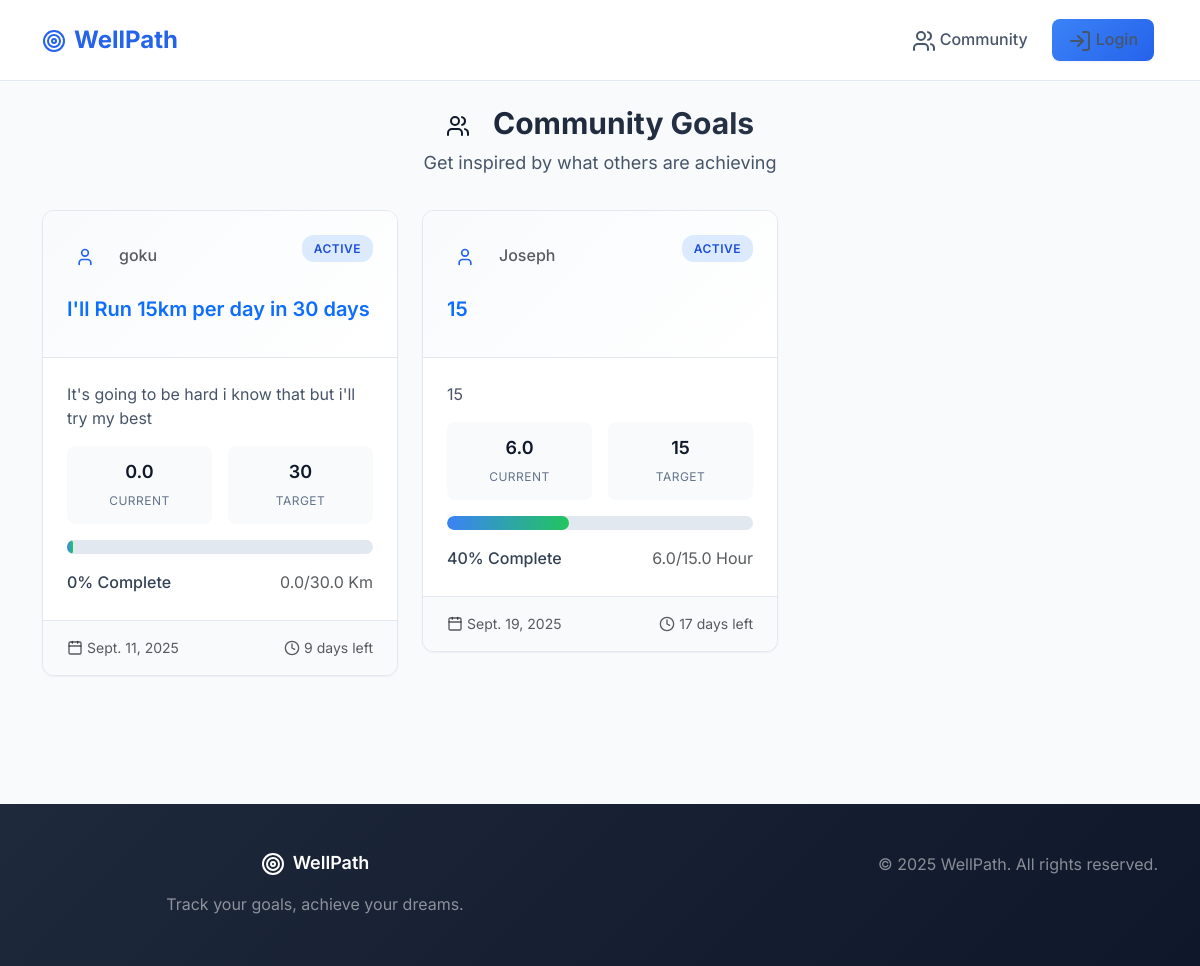
/feed/, run on the app's committed database.
### goals/models.py (models this page shows, shortened)
class Unit(models.Model):
    order = models.PositiveIntegerField(default=0)
    name = models.CharField(max_length=20)  # km, kg, ml, days
    class Meta:
        ordering = ['order']

class User(AbstractUser):
    pass

class Goal(models.Model):
    user = models.ForeignKey(User, on_delete=models.CASCADE)
    title = models.CharField(max_length=100)
    description = models.TextField(blank=True)
    category = models.ForeignKey(
        Category,
        on_delete=models.CASCADE,
        blank=True,
        null=True,
        related_name="goals"
    )
    unit = models.ForeignKey(
        Unit,
        on_delete=models.CASCADE,
        null=True,
        blank=True,
        related_name="goals"
    )
    target_value = models.FloatField()
    current_value = models.FloatField(default=0)
    deadline = models.DateField(null=True, blank=True)
    is_public = models.BooleanField(default=True)
    created_at = models.DateTimeField(auto_now_add=True)
    finished_at = models.DateTimeField(null=True, blank=True)
    def get_current_value(self):
        return sum(p.value for p in self.progresses.all())
    def is_completed(self):
        return self.get_current_value() >= self.target_value
    def is_overdue(self):
        return self.deadline is not None and self.deadline < now().date() and not self.is_completed()

### goals/views.py (the view)
# urls.py: path("feed/", views.feed, name="feed"),
def feed(request):
    all_goals = Goal.objects.filter(is_public=True).order_by("-created_at")
    goals = [g for g in all_goals if not g.is_completed() and not g.is_overdue()]
    feed_goals = []
    today = now().date()
    for goal in goals:
        total_progress = goal.get_current_value()
        if goal.target_value > 0:
            progress_percent = min(100, (total_progress / goal.target_value) * 100)
        else:
            progress_percent = 0
        if goal.deadline and today <= goal.deadline:
            days_remaining = (goal.deadline - today).days + 1
        else:
            days_remaining = 0
        feed_goals.append({
            "id": goal.id,
            "title": goal.title,
            "description": goal.description,
            "unit": goal.unit,
            "target_value": goal.target_value,
            "deadline": goal.deadline,
            "days_remaining": days_remaining,
            "total_progress": total_progress,
            "progress_percent": progress_percent,
            "current_value": getattr(goal, "current_value", 0),
            "user": goal.user,
            "finished_at": goal.finished_at,
        })
    return render(request, "goals/feed.html", {"goals": feed_goals})

### goals/templates/goals/feed.html
{% extends 'goals/base.html' %}
{% block content %}
<div class="container">
    <div class="page-header">
        <h1 class="page-title">
            <i data-lucide="users" class="me-3"></i>
            Community Goals
        </h1>
        <p class="page-subtitle">Get inspired by what others are achieving</p>
    </div>
    <div class="row">
        {% include 'goals/_goal_card.html' with goals=goals show_progress_form=False %}
    </div>
</div>
{% endblock %}

### goals/templates/goals/_goal_card.html (shortened to what this page needs)
{% for goal in goals %}
  <div class="col-lg-6 col-xl-4 mb-4">
    <div class="goal-card">
      <div class="goal-card-header">
        <div class="d-flex justify-content-between align-items-start mb-3">
          <div class="d-flex align-items-center">
            <div class="bg-primary-100 rounded-circle p-2 me-3">
              <i data-lucide="user" style="width: 20px; height: 20px; color: var(--primary-600);"></i>
            </div>
            <span class="fw-medium text-muted">{{ goal.user.username }}</span>
          </div>
          <span class="status-badge status-{% if goal.progress_percent >= 100 %}completed{% elif goal.days_remaining <= 0 %}overdue{% else %}active{% endif %}">
            {% if goal.progress_percent >= 100 %}Completed{% elif goal.days_remaining <= 0 %}Overdue{% else %}Active{% endif %}
          </span>
        </div>
        <div class="goal-title">
          <a href="{% if user.is_authenticated %}
                      {% url 'goal_detail' goal.id %}
                  {% else %}
                      {% url 'login' %}?next={% url 'goal_detail' goal.id %}
                  {% endif %}" class="text-decoration-none">
            {{ goal.title }}
          </a>
        </div>
      </div>
      <div class="goal-card-body">
        <p class="goal-description">{{ goal.description|truncatewords:15 }}</p>
        <div class="goal-stats">
          <div class="goal-stat">
            <span class="goal-stat-value">{{ goal.total_progress|floatformat:1 }}</span>
            <span class="goal-stat-label">Current</span>
          </div>
          <div class="goal-stat">
            <span class="goal-stat-value">{{ goal.target_value|floatformat:0 }}</span>
            <span class="goal-stat-label">Target</span>
          </div>
        </div>
        <div class="modern-progress">
          <div class="modern-progress-bar"
               style="width: {% if goal.progress_percent > 0 %}{{ goal.progress_percent|floatformat:0 }}{% else %}2{% endif %}%;"></div>
        </div>
        <div class="d-flex justify-content-between align-items-center text-sm">
          <span class="fw-medium">{{ goal.progress_percent|floatformat:0 }}% Complete</span>
          <span class="text-muted">{{ goal.total_progress|floatformat:1 }}/{{ goal.target_value }} {{ goal.unit.name }}</span>
        </div>
      </div>
      <div class="goal-card-footer">
        <div class="d-flex align-items-center text-muted">
          <i data-lucide="calendar" class="me-1" style="width: 16px; height: 16px;"></i>
          <small>{{ goal.deadline|default:"No deadline" }}</small>
        </div>
        {% if not goal.is_completed and not goal.is_overdue %}
        <div class="d-flex align-items-center text-muted">
          <i data-lucide="clock" class="me-1" style="width: 16px; height: 16px;"></i>
          <small>{{ goal.days_remaining }} days left</small>
        </div>
        {% elif goal.is_completed and goal.finished_at %}
        <div class="d-flex align-items-center text-muted">
          <i data-lucide="clock" class="me-1" style="width: 16px; height: 16px;"></i>
          <small>Completed on {{ goal.finished_at|date:"F j, Y" }}</small>
        </div>
        {% elif goal.is_overdue and goal.progress_percent < 100 %}
        <div class="d-flex align-items-center text-danger">
          <i data-lucide="alert-circle" class="me-1" style="width: 16px; height: 16px;"></i>
          <small class="fw-medium">{{ goal.days_remaining|add:"-1" }} days overdue</small>
        </div>
        {% endif %}
      </div>
    </div>
  </div>
{% endfor %}

### data on the page
Unit: user.username "goku", title "I'll Run 15km per day in 30 days", description "It's going to be hard i know that but i'll try my best", total_progress "0.0", target_value "30", progress_percent "0", target_value "30.0", unit.name "Km", deadline "Sept. 11, 2025", days_remaining "9"
Unit: user.username "Joseph", title "15", description "15", total_progress "6.0", target_value "15", progress_percent "40", target_value "15.0", unit.name "Hour", deadline "Sept. 19, 2025", days_remaining "17"
